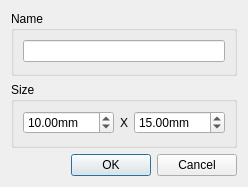
<?xml version="1.0" encoding="UTF-8"?>
<ui version="4.0">
 <class>CFrmEdit</class>
 <widget class="QDialog" name="CFrmEdit">
  <property name="geometry">
   <rect>
    <x>0</x>
    <y>0</y>
    <width>242</width>
    <height>187</height>
   </rect>
  </property>
  <property name="windowTitle">
   <string>Frame field</string>
  </property>
  <layout class="QVBoxLayout" name="verticalLayout_2" stretch="1,0">
   <item>
    <layout class="QVBoxLayout" name="verticalLayout">
     <item>
      <widget class="QGroupBox" name="groupBox">
       <property name="title">
        <string>Name</string>
       </property>
       <layout class="QVBoxLayout" name="verticalLayout_4">
        <item>
         <layout class="QVBoxLayout" name="verticalLayout_3">
          <item>
           <widget class="QLineEdit" name="lineEdit">
            <property name="maxLength">
             <number>32</number>
            </property>
            <property name="frame">
             <bool>true</bool>
            </property>
           </widget>
          </item>
          <item>
           <spacer name="verticalSpacer">
            <property name="orientation">
             <enum>Qt::Vertical</enum>
            </property>
            <property name="sizeHint" stdset="0">
             <size>
              <width>20</width>
              <height>40</height>
             </size>
            </property>
           </spacer>
          </item>
         </layout>
        </item>
       </layout>
      </widget>
     </item>
     <item>
      <widget class="QGroupBox" name="groupBox_2">
       <property name="title">
        <string>Size</string>
       </property>
       <layout class="QVBoxLayout" name="verticalLayout_5">
        <item>
         <layout class="QHBoxLayout" name="horizontalLayout_2">
          <item>
           <widget class="QDoubleSpinBox" name="doubleSpinBox_2">
            <property name="suffix">
             <string>mm</string>
            </property>
            <property name="minimum">
             <double>0.000000000000000</double>
            </property>
            <property name="maximum">
             <double>1200.000000000000000</double>
            </property>
            <property name="value">
             <double>10.000000000000000</double>
            </property>
           </widget>
          </item>
          <item>
           <widget class="QLabel" name="label">
            <property name="text">
             <string>X</string>
            </property>
           </widget>
          </item>
          <item>
           <widget class="QDoubleSpinBox" name="doubleSpinBox">
            <property name="suffix">
             <string>mm</string>
            </property>
            <property name="minimum">
             <double>0.000000000000000</double>
            </property>
            <property name="maximum">
             <double>1200.000000000000000</double>
            </property>
            <property name="value">
             <double>15.000000000000000</double>
            </property>
           </widget>
          </item>
          <item>
           <spacer name="horizontalSpacer">
            <property name="orientation">
             <enum>Qt::Horizontal</enum>
            </property>
            <property name="sizeHint" stdset="0">
             <size>
              <width>40</width>
              <height>20</height>
             </size>
            </property>
           </spacer>
          </item>
         </layout>
        </item>
        <item>
         <spacer name="verticalSpacer_2">
          <property name="orientation">
           <enum>Qt::Vertical</enum>
          </property>
          <property name="sizeHint" stdset="0">
           <size>
            <width>20</width>
            <height>40</height>
           </size>
          </property>
         </spacer>
        </item>
       </layout>
      </widget>
     </item>
    </layout>
   </item>
   <item>
    <layout class="QHBoxLayout" name="horizontalLayout">
     <item>
      <spacer name="horizontalSpacer_2">
       <property name="orientation">
        <enum>Qt::Horizontal</enum>
       </property>
       <property name="sizeHint" stdset="0">
        <size>
         <width>40</width>
         <height>20</height>
        </size>
       </property>
      </spacer>
     </item>
     <item>
      <widget class="QPushButton" name="pushButton_2">
       <property name="text">
        <string>OK</string>
       </property>
       <property name="default">
        <bool>true</bool>
       </property>
      </widget>
     </item>
     <item>
      <widget class="QPushButton" name="pushButton">
       <property name="text">
        <string>Cancel</string>
       </property>
      </widget>
     </item>
    </layout>
   </item>
  </layout>
 </widget>
 <tabstops>
  <tabstop>lineEdit</tabstop>
  <tabstop>doubleSpinBox</tabstop>
  <tabstop>doubleSpinBox_2</tabstop>
 </tabstops>
 <resources/>
 <connections/>
</ui>
